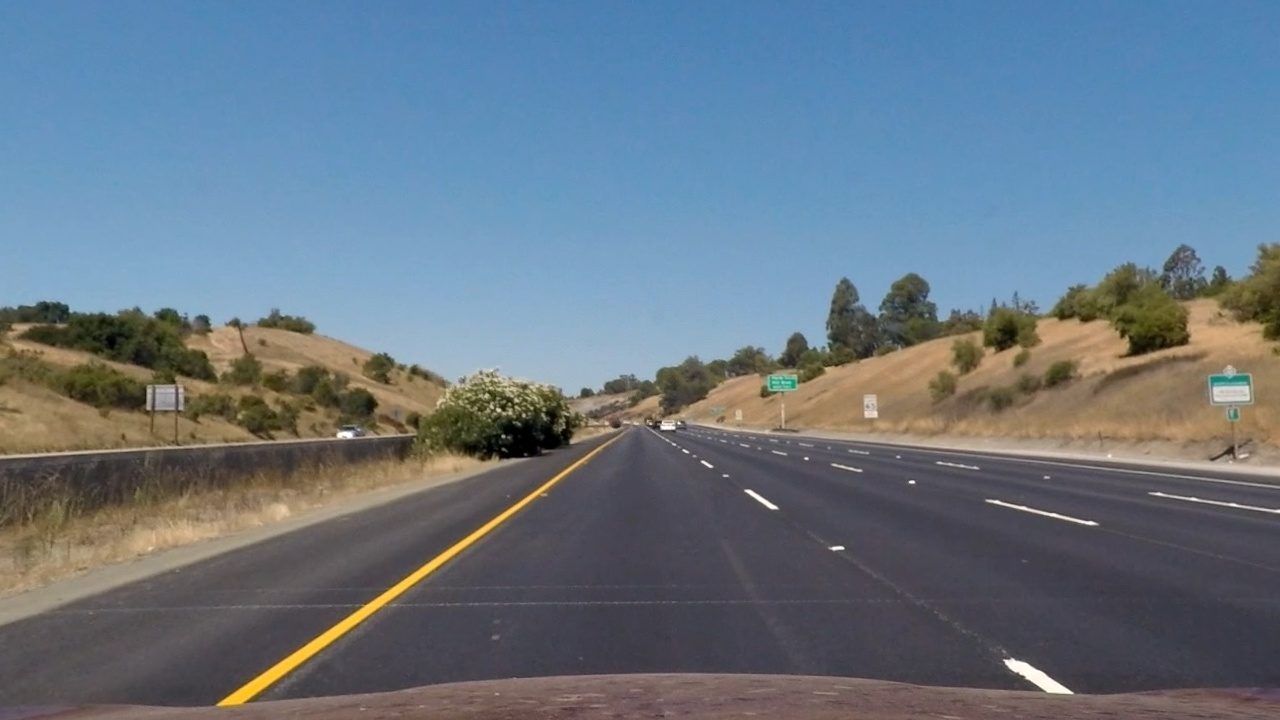
#> input picture output_images/test_undist/0.jpg, 1280 x 720 px, given as the content of the folder test_images, which was not available
$ jupyter execute --allow-errors 'Advanced Lane Finding.ipynb'   (shell and % lines are left out)   (older library calls are emulated)
#> lines starting #> are read from the running program, lines starting #| are printed output that depends on the picture; after the words box and inside, x2 and y2 are one past the last pixel; in counts of white or black regions, pixels touching at a corner belong together; long printed decimals are rounded; pictures that were not available may be replaced by others from this repository, and a replacement may not be noted
[cell 1]
import numpy as np
import cv2
import matplotlib.pyplot as plt
import matplotlib.image as mpimg
import glob
import pickle

[cell 2]
def view_imgs(imgs, cols=4):
    """ this function to show a list of imgs using subplot """
    rows = np.ceil(len(imgs)/cols)
    width = imgs[0].shape[1]
    height = imgs[0].shape[0]
    figsize = width/70, height/60
    plt.figure(figsize= figsize)
    for i, img in enumerate(imgs):
        camp = 'gray' if len(img.shape) < 3 else None
        plt.subplot(rows, cols, i+1)
        plt.imshow(img,cmap=camp)
    plt.tight_layout(pad=0, h_pad=0, w_pad=0)
    plt.show()

[cell 3]
dist_pickle = pickle.load( open( "camera_cal/dist_pickle.p", "rb" ) )
#> (reads camera_cal/dist_pickle.p from the repository)
mtx = dist_pickle["mtx"]
dist = dist_pickle["dist"]

[cell 4]
test_imgs = glob.glob('test_images/*.jpg')

[cell 5]
test_undist = []
for indx, img_name in enumerate(test_imgs):
    img = cv2.imread(img_name)
#> img is the input picture: shape (720, 1280, 3); mean B, G, R 131.6, 118.3, 103.6
    dst = cv2.undistort(img, mtx, dist, None, mtx)
    write_name = 'output_images/test_undist/' + str(indx) + '.jpg'
    cv2.imwrite(write_name,dst)
    test_undist.append(cv2.cvtColor(img, cv2.COLOR_BGR2RGB))
view_imgs(test_undist)
#> in view_imgs, `rows = np.ceil(len(imgs)/cols)`: rows = 1
#> the loop in view_imgs, `for i, img in enumerate(imgs):` made 1 pass

[cell 6]
def hls_select(img, thresh=(150, 255)):
    # 1) Convert to HLS color space
    hls = cv2.cvtColor(img, cv2.COLOR_RGB2HLS)
    gray = cv2.cvtColor(img, cv2.COLOR_RGB2GRAY)
    # 2) Apply a threshold to the S channel
    s = hls[:,:,2]
    binary = np.zeros_like(s)
    binary[(s>thresh[0])&(s<=thresh[1])] = 1
    binary[gray < 20] = 0
    #s[(s>thresh[1])|(s<=thresh[0])] = 0
    return binary

[cell 7]
test_color_thresh = []
for indx, img in enumerate(test_undist):
    thresh = hls_select(img)
    write_name = 'output_images/test_color_thresh/' + str(indx) + '.jpg'
    cv2.imwrite(write_name,255*thresh)
    test_color_thresh.append(thresh)
#> this loop made 1 pass
#> (indx, write_name) on pass 1: (0, 'output_images/test_color_thresh/0.jpg')
#> pass 1, `thresh = hls_select(img)`:
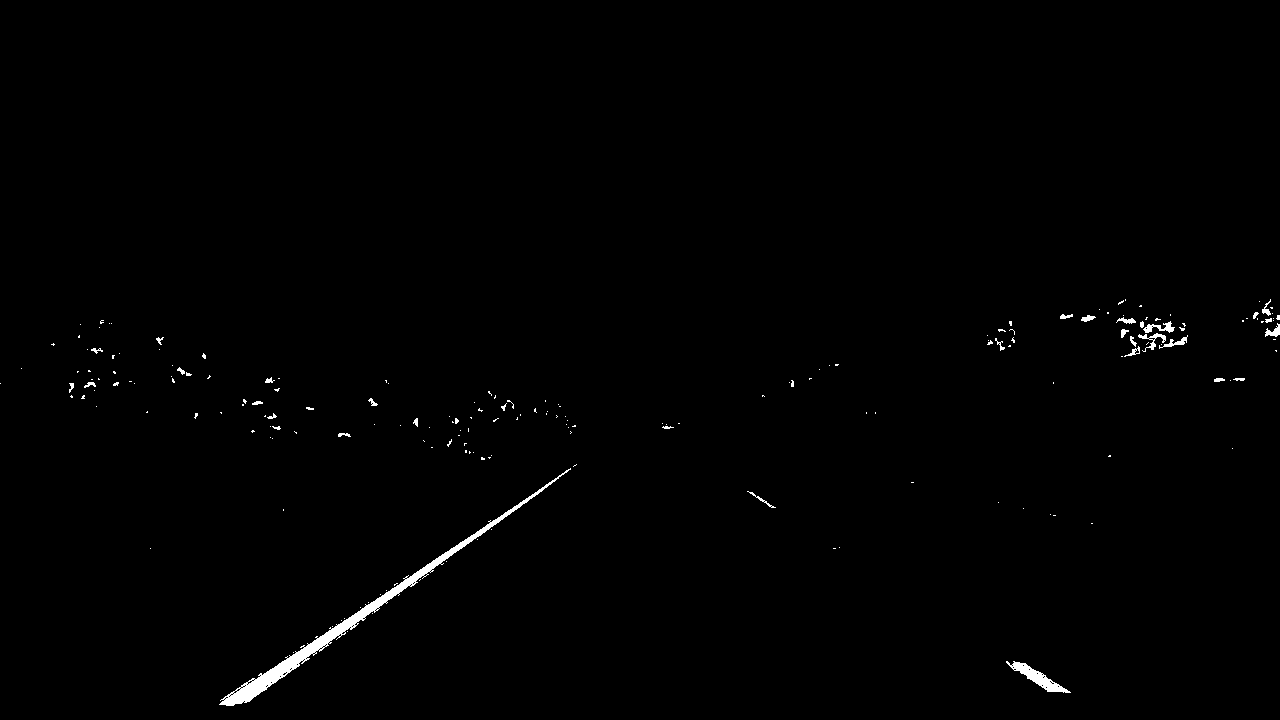
#> thresh: shape (720, 1280); values 0 (black) and 1 (white), 0.68% white; 198 white regions (164 under 20 px), largest, box (x1, y1, x2, y2) and area: (219, 468, 571, 706) 3446, (1006, 661, 1071, 693) 593, (1143, 321, 1175, 333) 166
#> after the loop, test_color_thresh = 1 item
view_imgs(test_color_thresh)
#> the loop in view_imgs (call 2), `for i, img in enumerate(imgs):` made 1 pass
#> camp on pass 1: 'gray'

[cell 8]
def abs_sobel_thresh(img, orient='x',sobel_kernel=3 ,thresh=(0,255)):

    # Apply the following steps to img
    # 1) Convert to grayscale
    gray = cv2.cvtColor(img,cv2.COLOR_RGB2GRAY) if len(img.shape) > 2 else img
    # 2) Take the derivative in x or y given orient = 'x' or 'y'
    sobel = cv2.Sobel(gray, cv2.CV_64F, 1, 0,ksize=sobel_kernel) if orient == 'x' else \
            cv2.Sobel(gray, cv2.CV_64F, 0, 1,ksize=sobel_kernel)
    # 3) Take the absolute value of the derivative or gradient
    abs_sobel = np.absolute(sobel)
    # 4) Scale to 8-bit (0 - 255) then convert to type = np.uint8
    scaled_sobel = np.uint8(255*abs_sobel/np.max(abs_sobel))
    # 5) Create a mask of 1's where the scaled gradient magnitude
            # is > thresh_min and < thresh_max
    sxbinary = np.zeros_like(scaled_sobel)
    sxbinary[(scaled_sobel >= thresh[0]) & (scaled_sobel <= thresh[1])] = 1
    # 6) Return this mask as your binary_output image
    binary_output = sxbinary
    return binary_output

[cell 9]
def mag_thresh(img, sobel_kernel=3, mag_thresh=(0, 255)):

    # Apply the following steps to img
    # 1) Convert to grayscale
    gray = cv2.cvtColor(img,cv2.COLOR_RGB2GRAY) if len(img.shape) > 2 else img
    # 2) Take the gradient in x and y separately
    sobelx = cv2.Sobel(gray, cv2.CV_64F, 1, 0)
    sobely = cv2.Sobel(gray, cv2.CV_64F, 0, 1)
    # 3) Calculate the magnitude
    mag = np.sqrt(sobelx**2 + sobely**2)
    # 4) Scale to 8-bit (0 - 255) and convert to type = np.uint8
    scaled_sobel = np.uint8(255*mag/np.max(mag))
    # 5) Create a binary mask where mag thresholds are met
    mask = np.zeros_like(scaled_sobel)
    mask[(scaled_sobel>= mag_thresh[0]) & (scaled_sobel<= mag_thresh[1])] = 1
    # 6) Return this mask as your binary_output image
    binary_output = mask # Remove this line
    return binary_output

[cell 10]
def dir_threshold(img, sobel_kernel=3, thresh=(0, np.pi/2)):

    # Apply the following steps to img
    # 1) Convert to grayscale
    gray = cv2.cvtColor(img,cv2.COLOR_RGB2GRAY) if len(img.shape) > 2 else img
    # 2) Take the gradient in x and y separately
    sobelx = cv2.Sobel(gray, cv2.CV_64F, 1, 0,ksize=sobel_kernel)
    sobely = cv2.Sobel(gray, cv2.CV_64F, 0, 1,ksize=sobel_kernel)
    # 3) Take the absolute value of the x and y gradients
    absx = np.absolute(sobelx)
    absy = np.absolute(sobely)
    # 4) Use np.arctan2(abs_sobely, abs_sobelx) to calculate the direction of the gradient
    direction = np.arctan2(absy, absx)
    # 5) Create a binary mask where direction thresholds are met
    mask = np.zeros_like(direction)
    mask[(direction >=thresh[0]) & (direction <= thresh[1]) ] =1
    # 6) Return this mask as your binary_output image
    binary_output = mask # Remove this line
    return binary_output

[cell 11]
def thresholding(image, ksize = 7, gradx_thresh = (60,255), grady_thresh = (60,255), mag_threshold=(30, 255), dir_thresh = (0.5, 1.1)):

    gradx = abs_sobel_thresh(image, orient='x', sobel_kernel=ksize, thresh=gradx_thresh)
    grady = abs_sobel_thresh(image, orient='y', sobel_kernel=ksize, thresh=grady_thresh)
    mag_binary = mag_thresh(image, sobel_kernel=ksize, mag_thresh = mag_threshold)
    dir_binary = dir_threshold(image, sobel_kernel=ksize, thresh=dir_thresh)

    combined = np.zeros_like(dir_binary)
    combined[((gradx == 1))] = 1
    combined[((mag_binary == 1) & (dir_binary == 1))] = 1
    return combined

[cell 12]
test_undist_thresh = []
for indx, img in enumerate(test_undist):
    thresh = thresholding(img)
    write_name = 'output_images/test_undist_thresh/' + str(indx) + '.jpg'
    plt.imsave(write_name,255*thresh,cmap ='gray')
    test_undist_thresh.append(thresh)
#> this loop made 1 pass
#> after the loop, test_undist_thresh = 1 item
view_imgs(test_undist_thresh,cols=3)
#plt.figure(figsize=(20,20))
#plt.imshow(test_undist_thresh[6],cmap='gray')

[cell 13]
def combine_thresh(thresh_c, thresh_s):
    thresh_s[thresh_c > 0] = 1
    return thresh_s

[cell 14]
test_all_thresh = []
for indx, img in enumerate(test_undist_thresh):
    img[test_color_thresh[indx]>0] = 1
    write_name = 'output_images/test_all_thresh/' + str(indx) + '.jpg'
    #plt.imsave(write_name, 255*img, cmap ='gray')
    test_all_thresh.append(img)
#> this loop made 1 pass
#> after the loop, test_all_thresh = 1 item
#plt.figure(figsize=(20,20))
#plt.imshow(test_all_thresh[3],cmap='gray')
view_imgs(test_all_thresh,cols=3)

[cell 15]
def threshold(img, ksize=7, gradx_thresh=(60,255), mag_thresh=(60, 255), dir_thresh=(0.7, 1.1), color_thresh=(150,255), gray_thresh = 20):
    hls = cv2.cvtColor(img, cv2.COLOR_RGB2HLS)
    gray = cv2.cvtColor(img, cv2.COLOR_RGB2GRAY)
    #l = hls[:,:,1]
    s = hls[:,:,2]

    sobelx = cv2.Sobel(gray, cv2.CV_64F, 1, 0,ksize=ksize)
    sobely = cv2.Sobel(gray, cv2.CV_64F, 0, 1,ksize=ksize)

    abs_sobelx = np.absolute(sobelx)
    abs_sobely = np.absolute(sobely)
    scaled_sobelx = np.uint8(255*abs_sobelx/np.max(abs_sobelx))
    scaled_sobely = np.uint8(255*abs_sobely/np.max(abs_sobely))

    mag = np.sqrt(sobelx**2 + sobely**2)
    scaled_sobelmag = np.uint8(255*mag/np.max(mag))

    direction = np.arctan2(abs_sobely, abs_sobelx)

    mask_c = np.zeros_like(s)
    mask_c[(s>color_thresh[0])&(s<=color_thresh[1]) & (gray > gray_thresh)] = 1

    mask_x = np.zeros_like(s)
    mask_x[((scaled_sobelx >= gradx_thresh[0]) & (scaled_sobelx <= gradx_thresh[1])) | \
            ((scaled_sobelmag >=mag_thresh[0]) & (scaled_sobelmag <= mag_thresh[1]) & (direction >=dir_thresh[0]) & (direction <= dir_thresh[1]))] = 1

    return mask_x | mask_c

[cell 16]
test_all_thresh = []
for indx, img in enumerate(test_undist):
    img = threshold(img)
    write_name = 'output_images/test_all_thresh/' + str(indx) + '.jpg'
    plt.imsave(write_name, 255*img, cmap ='gray')
    test_all_thresh.append(img)
#plt.figure(figsize=(20,20))
#plt.imshow(test_all_thresh[3],cmap='gray')
view_imgs(test_all_thresh,cols=3)
#> the loop in view_imgs (call 5), `for i, img in enumerate(imgs):` made 1 pass
#> in view_imgs (call 5), `plt.show()`:
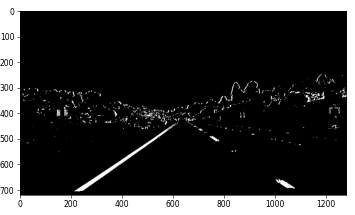
#> figure drawn by matplotlib, 1 panel

[cell 17]
warp_pickle = pickle.load( open( "warp_pickle.p", "rb" ) )
#> (reads warp_pickle.p from the repository)
M = warp_pickle["M"]
#> (the rest of this cell did not finish here and is left out)

[cell 18]
test_unwarped = []
for indx, img in enumerate(test_undist):
    unwarp = cv2.warpPerspective(img, M, img.shape[1::-1], flags=cv2.INTER_LINEAR)
    write_name = 'output_images/test_unwarped/' + str(indx) + '.jpg'
    plt.imsave(write_name,unwarp)
    test_unwarped.append(unwarp)
#> this loop made 1 pass
#> pass 1, `unwarp = cv2.warpPerspective(img, M, img.shape[1::-1], flags=cv2.INTER..`:
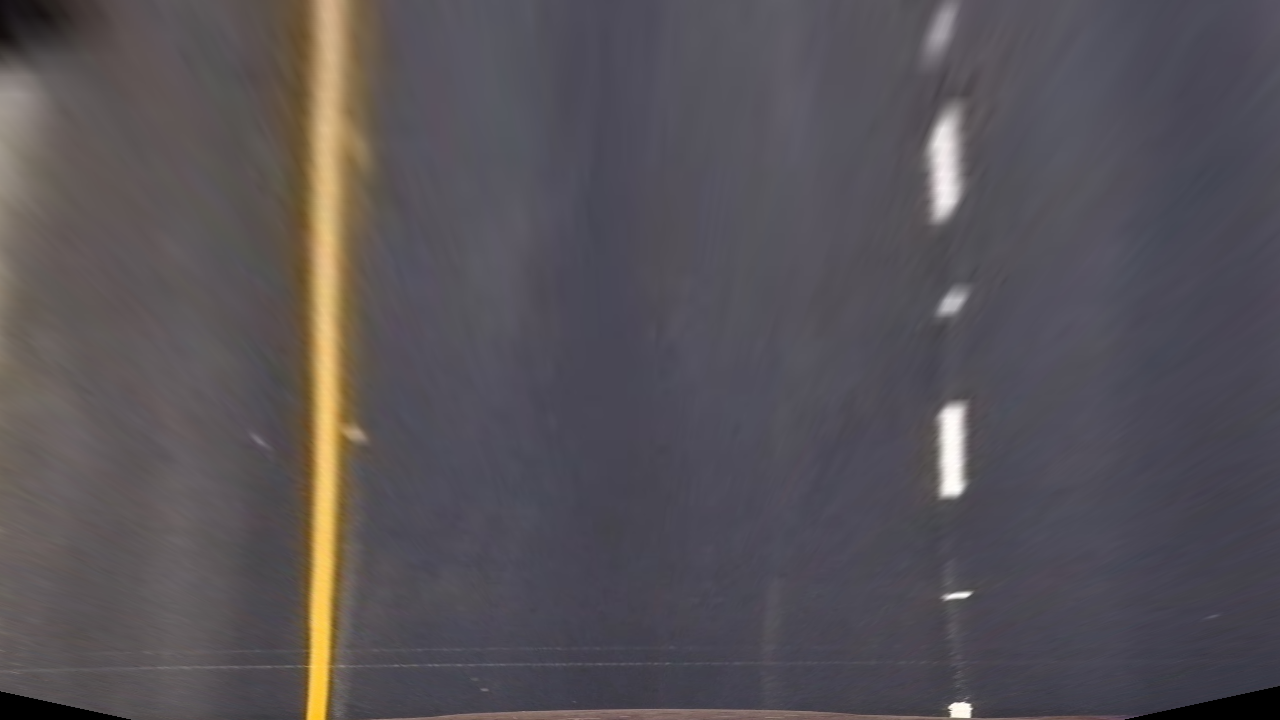
#> unwarp: shape (720, 1280, 3); mean R, G, B 86.7, 82, 86.7
#> after the loop, test_unwarped = 1 item
view_imgs(test_unwarped)

[cell 19]
test_all_unwarped = []
for indx, img in enumerate(test_all_thresh):
    unwarp = cv2.warpPerspective(img, M, img.shape[1::-1], flags=cv2.INTER_LINEAR)
    write_name = 'output_images/test_all_unwarped/' + str(indx) + '.jpg'
    plt.imsave(write_name,unwarp,cmap ='gray')
    test_all_unwarped.append(unwarp)
#> this loop made 1 pass
#> after the loop, test_all_unwarped = 1 item
view_imgs(test_all_unwarped)

[cell 20]
def find_lane_pixels(binary_warped, nwindows = 9, margin = 100, minpix = 50):

    histogram = np.sum(binary_warped[binary_warped.shape[0]//2:,:], axis=0)

    # Create an output image to draw on and visualize the result
    out_img = np.zeros((binary_warped.shape[0], binary_warped.shape[1], 3),dtype=np.uint8)

    # Find the peak of the left and right halves of the histogram
    # These will be the starting point for the left and right lines
    midpoint = np.int(histogram.shape[0]//2)
    leftx_base = np.argmax(histogram[:midpoint])  #index
    rightx_base = np.argmax(histogram[midpoint:]) + midpoint #index

    # Set height of windows - based on nwindows above and image shape
    window_height = np.int(binary_warped.shape[0]//nwindows)

    # Identify the x and y positions of all nonzero pixels in the image
    nonzero = binary_warped.nonzero()
    nonzeroy = np.array(nonzero[0])
    nonzerox = np.array(nonzero[1])

    # Current positions to be updated later for each window in nwindows
    leftx_current = leftx_base
    rightx_current = rightx_base

    # Create empty lists to receive left and right lane pixel indices
    left_lane_inds = []
    right_lane_inds = []

    # Step through the windows one by one
    for window in range(nwindows):
        # Identify window boundaries in x and y (and right and left)
        win_y_low = binary_warped.shape[0] - (window+1)*window_height
        win_y_high = binary_warped.shape[0] - window*window_height
        ### TO-DO: Find the four below boundaries of the window ###
        win_xleft_low = leftx_current - margin # Update this
        win_xleft_high = leftx_current + margin # Update this
        win_xright_low = rightx_current - margin # Update this
        win_xright_high = rightx_current + margin  # Update this

        # Draw the windows on the visualization image
        cv2.rectangle(out_img,(win_xleft_low,win_y_low),
        (win_xleft_high,win_y_high),(0,255,0), 2)
        cv2.rectangle(out_img,(win_xright_low,win_y_low),
        (win_xright_high,win_y_high),(0,255,0), 2)

        # Identify the nonzero pixels in x and y within the window
        good_left_inds = ((nonzeroy>win_y_low)&(nonzeroy<win_y_high)\
                            &(nonzerox>win_xleft_low)&(nonzerox<win_xleft_high)).nonzero()[0]
        good_right_inds = ((nonzeroy>win_y_low)&(nonzeroy<win_y_high)\
                            &(nonzerox>win_xright_low)&(nonzerox<win_xright_high)).nonzero()[0]

        # Append these indices to the lists
        left_lane_inds.append(good_left_inds)
        right_lane_inds.append(good_right_inds)

        #If you found > minpix pixels, recenter next window
        if len(good_left_inds) > minpix:
            leftx_current = np.int(np.mean(nonzerox[good_left_inds]))
        if len(good_right_inds) > minpix:
            rightx_current = np.int(np.mean(nonzerox[good_right_inds]))

    # Concatenate the arrays of indices (previously was a list of lists of pixels)
    try:
        left_lane_inds = np.concatenate(left_lane_inds)
        right_lane_inds = np.concatenate(right_lane_inds)
    except ValueError:
        # Avoids an error if the above is not implemented fully
        pass

    # Extract left and right line pixel positions
    leftx = nonzerox[left_lane_inds]
    lefty = nonzeroy[left_lane_inds]
    rightx = nonzerox[right_lane_inds]
    righty = nonzeroy[right_lane_inds]

    return leftx, lefty, rightx, righty, out_img

#> (a cell that did not finish here is left out)

[cell 22]
def get_lane_points_and_curvature(leftx, lefty, rightx, righty, ploty, width):

    left_fit = np.polyfit(lefty, leftx, 2)
    right_fit = np.polyfit(righty, rightx, 2)

    left_fitx = left_fit[0]*ploty**2 + left_fit[1]*ploty + left_fit[2]
    right_fitx = right_fit[0]*ploty**2 + right_fit[1]*ploty + right_fit[2]

    left_fit_cr = np.polyfit(lefty*ym_per_pix, leftx*xm_per_pix, 2)
    right_fit_cr = np.polyfit(righty*ym_per_pix, rightx*xm_per_pix, 2)
    y_eval = np.max(ploty)
    y_eval *= ym_per_pix
    left_curverad = (1 + (2*left_fit_cr[0]*y_eval+left_fit_cr[1])**2)**1.5/np.abs(2*left_fit_cr[0])
    right_curverad = (1 + (2*right_fit_cr[0]*y_eval+right_fit_cr[1])**2)**1.5/np.abs(2*right_fit_cr[0])
    distance = (left_fit_cr[0]*y_eval**2 + left_fit_cr[1]*y_eval + left_fit_cr[2]+\
                right_fit_cr[0]*y_eval**2 + right_fit_cr[1]*y_eval + right_fit_cr[2])/2 - width*xm_per_pix/2
    return left_fitx, right_fitx, left_curverad, right_curverad, distance

[cell 23]
prespective_lines_detected = []

ym_per_pix, xm_per_pix = 30/720 ,3.7/700
nwindows=9
margin=100
minpix=120

for indx, img in enumerate(test_all_unwarped):
    img = np.array(img,np.uint8)
    leftx, lefty, rightx, righty, rect = find_lane_pixels(test_all_unwarped[indx],nwindows, margin, minpix)

    ploty = np.linspace(img.shape[0]-1, 0, img.shape[0])
    left_fitx, right_fitx, left_curverad, right_curverad, distance = get_lane_points_and_curvature(leftx, lefty, rightx, righty, ploty, img.shape[1])

    lane_width = right_fitx - left_fitx
    np.max(lane_width) - np.min(lane_width)

    out_img = np.dstack((img,img,img))
    out_img[lefty, leftx] = [255, 0, 0]
    out_img[righty, rightx] = [0, 0, 255]
    out_img = cv2.addWeighted(out_img,1,rect,0.5,0)
    write_name = 'output_images/prespective_lines_detected/' + str(indx) + '.jpg'

    fig = plt.figure(figsize=(15,15))
    ax = plt.subplot(111)
    plt.imshow(out_img)
    ax.plot(left_fitx, ploty, color='yellow')
    ax.plot(right_fitx, ploty, color='yellow')
    #fig.savefig(write_name)
    prespective_lines_detected.append(out_img)
    print(left_curverad, right_curverad, distance)
    print(np.max(lane_width) - np.min(lane_width))
#> this loop made 1 pass
#| 8021.845 5115.649 -0.001331
#| 25.267
#> pass 1, `out_img = cv2.addWeighted(out_img,1,rect,0.5,0)`:
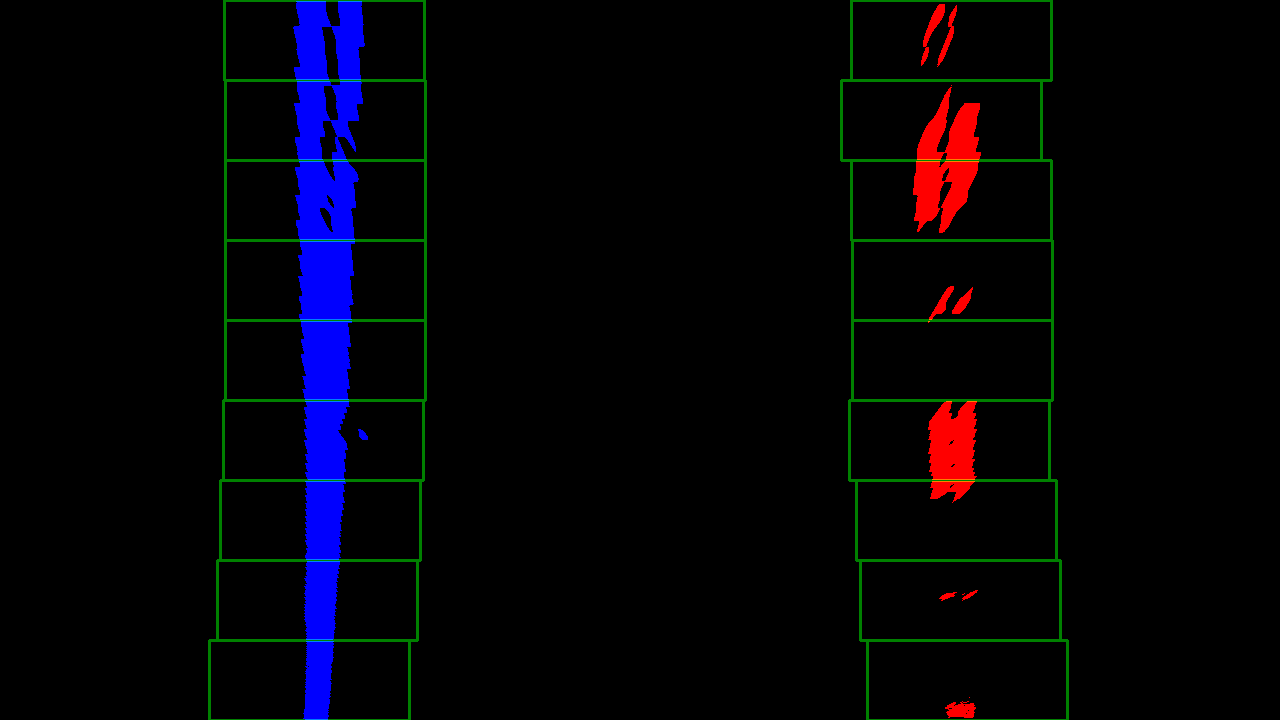
#> out_img: shape (720, 1280, 3); mean of channels 0, 1, 2 8.4, 2.7, 3.1; drawn as B, G, R
#> after the loop, prespective_lines_detected = 1 item
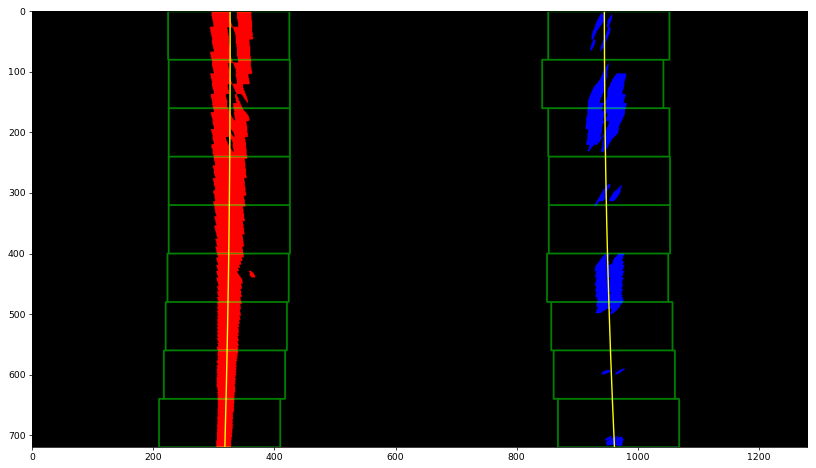
#> figure drawn by matplotlib, 1 panel
